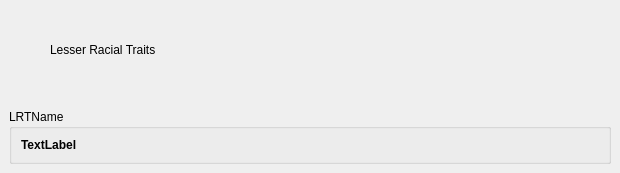
<?xml version="1.0" encoding="UTF-8"?>
<ui version="4.0">
 <class>RaceWizardPage3</class>
 <widget class="QWidget" name="RaceWizardPage3">
  <property name="geometry">
   <rect>
    <x>0</x>
    <y>0</y>
    <width>620</width>
    <height>171</height>
   </rect>
  </property>
  <property name="windowTitle">
   <string>Form</string>
  </property>
  <layout class="QVBoxLayout" name="verticalLayout">
   <property name="margin">
    <number>0</number>
   </property>
   <item>
    <widget class="QWidget" name="widget_12" native="true">
     <property name="minimumSize">
      <size>
       <width>0</width>
       <height>70</height>
      </size>
     </property>
     <property name="maximumSize">
      <size>
       <width>16777215</width>
       <height>70</height>
      </size>
     </property>
     <widget class="QLabel" name="label_2">
      <property name="geometry">
       <rect>
        <x>50</x>
        <y>40</y>
        <width>131</width>
        <height>20</height>
       </rect>
      </property>
      <property name="text">
       <string>Lesser Racial Traits</string>
      </property>
     </widget>
    </widget>
   </item>
   <item>
    <widget class="QWidget" name="widget_2" native="true">
     <layout class="QHBoxLayout" name="horizontalLayout">
      <item>
       <widget class="QWidget" name="LRTcolumn1" native="true"/>
      </item>
      <item>
       <widget class="QWidget" name="LRTcolumn2" native="true"/>
      </item>
     </layout>
    </widget>
   </item>
   <item>
    <widget class="QWidget" name="widget_3" native="true">
     <layout class="QVBoxLayout" name="verticalLayout_2">
      <item>
       <widget class="QGroupBox" name="groupBox_2">
        <property name="title">
         <string>LRTName</string>
        </property>
        <layout class="QHBoxLayout" name="horizontalLayout_3">
         <item>
          <widget class="QLabel" name="label">
           <property name="font">
            <font>
             <weight>75</weight>
             <bold>true</bold>
            </font>
           </property>
           <property name="text">
            <string>TextLabel</string>
           </property>
           <property name="alignment">
            <set>Qt::AlignLeading|Qt::AlignLeft|Qt::AlignTop</set>
           </property>
          </widget>
         </item>
        </layout>
       </widget>
      </item>
     </layout>
    </widget>
   </item>
  </layout>
 </widget>
 <resources/>
 <connections/>
</ui>
